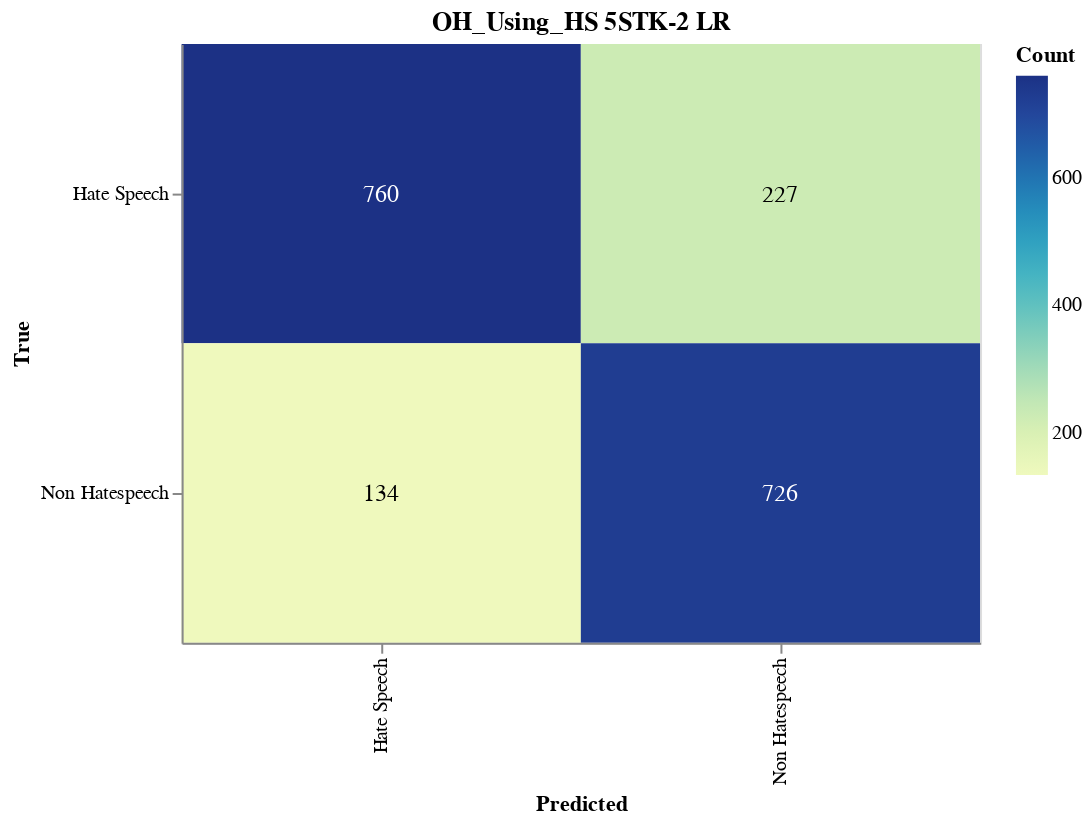

The notebook cell saved with this chart:
### Markdown cell above
#### Save CM

### Code cell
import altair as alt
import altair_saver
import pandas as pd
from sklearn.metrics import confusion_matrix

# Calculate the confusion matrix
cm = confusion_matrix(y_val, adjusted_predictions)

# Define class names
class_names = ['Hate Speech', 'Non Hatespeech']

# Convert confusion matrix to DataFrame
cm_df = pd.DataFrame(cm, index=class_names, columns=class_names).reset_index().melt(id_vars='index')
cm_df.columns = ['True', 'Predicted', 'Count']

# Ensure the order of categories
cm_df['True'] = pd.Categorical(cm_df['True'], categories=class_names, ordered=True)
cm_df['Predicted'] = pd.Categorical(cm_df['Predicted'], categories=class_names, ordered=True)

# Create the Altair plot
heatmap = alt.Chart(cm_df).mark_rect().encode(
    x=alt.X('Predicted:O', sort=class_names),
    y=alt.Y('True:O', sort=class_names),
    color='Count:Q',
    tooltip=['True', 'Predicted', 'Count']
).properties(
    width=400,
    height=300,
    title='OH_Using_HS 5STK-2 LR'
)

# Add text labels
text = heatmap.mark_text(
    align='center',
    baseline='middle',
    fontSize=12
).encode(
    text='Count:Q',
    color=alt.condition(
        alt.datum.Count > cm.max() / 2,
        alt.value('white'),
        alt.value('black')
    )
)

# Combine heatmap and text
final_chart = heatmap + text

# Display the plot
final_chart.show()

### Figure 1 — Vega-Lite specification as saved in the notebook (floating-point values rounded to 4 significant figures)
{"config": {"view": {"continuousWidth": 300, "continuousHeight": 300}}, "layer": [{"mark": {"type": "rect"}, "encoding": {"color": {"field": "Count", "type": "quantitative"}, "tooltip": [{"field": "True", "type": "ordinal"}, {"field": "Predicted", "type": "ordinal"}, {"field": "Count", "type": "quantitative"}], "x": {"field": "Predicted", "sort": ["Hate Speech", "Non Hatespeech"], "type": "ordinal"}, "y": {"field": "True", "sort": ["Hate Speech", "Non Hatespeech"], "type": "ordinal"}}, "title": "OH_Using_HS 5STK-2 LR"}, {"mark": {"type": "text", "align": "center", "baseline": "middle", "fontSize": 12}, "encoding": {"color": {"condition": {"test": "(datum.Count > 380.0)", "value": "white"}, "value": "black"}, "text": {"field": "Count", "type": "quantitative"}, "tooltip": [{"field": "True", "type": "ordinal"}, {"field": "Predicted", "type": "ordinal"}, {"field": "Count", "type": "quantitative"}], "x": {"field": "Predicted", "sort": ["Hate Speech", "Non Hatespeech"], "type": "ordinal"}, "y": {"field": "True", "sort": ["Hate Speech", "Non Hatespeech"], "type": "ordinal"}}, "title": "OH_Using_HS 5STK-2 LR"}], "data": {"name": "data-b71ebfaf8e1802e9ebac2653b60f75cd"}, "height": 300, "width": 400, "$schema": "https://vega.github.io/schema/vega-lite/v5.17.0.json", "datasets": {"data-b71ebfaf8e1802e9ebac2653b60f75cd": [{"True": "Hate Speech", "Predicted": "Hate Speech", "Count": 760}, {"True": "Non Hatespeech", "Predicted": "Hate Speech", "Count": 134}, {"True": "Hate Speech", "Predicted": "Non Hatespeech", "Count": 227}, {"True": "Non Hatespeech", "Predicted": "Non Hatespeech", "Count": 726}]}}
